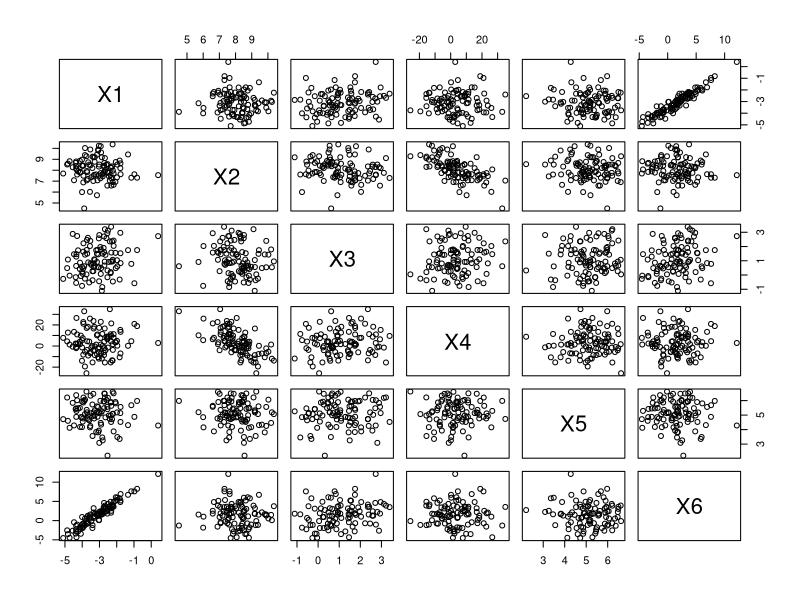
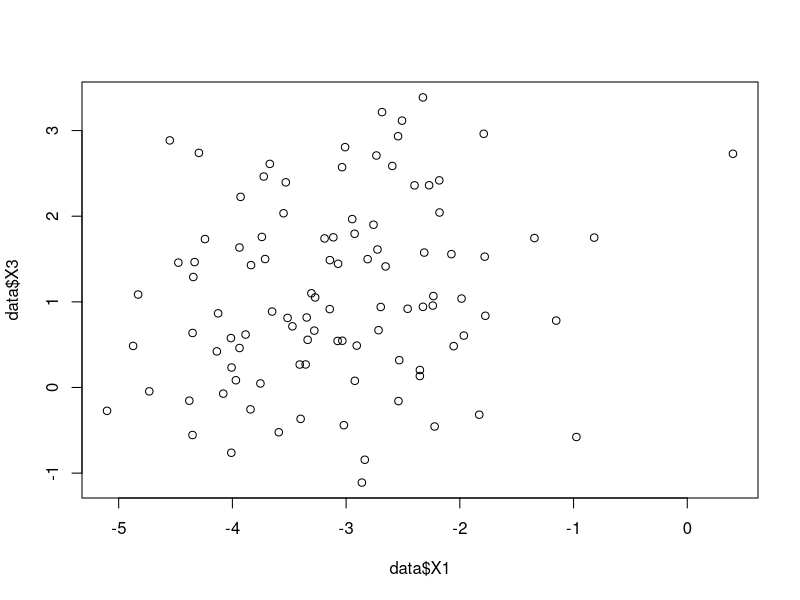
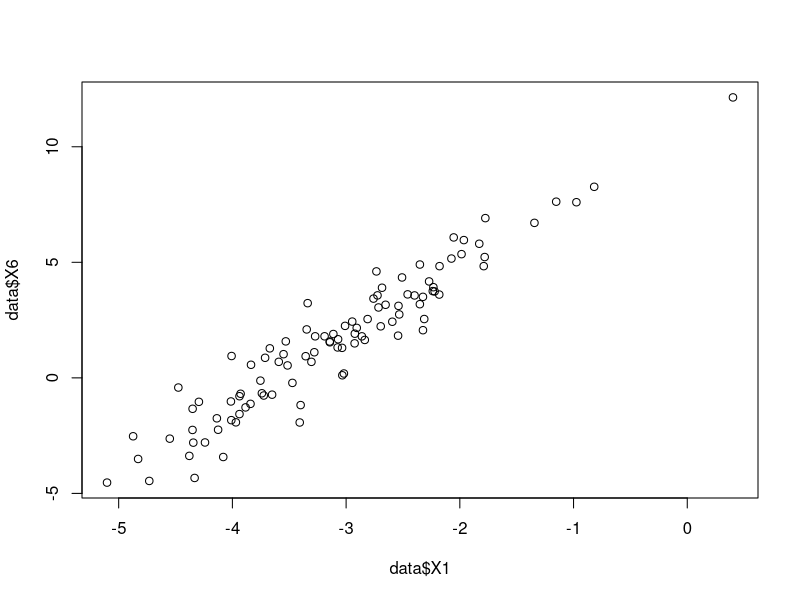

Reproduce these figures in R, in order.
library(mvtnorm)
set.seed(5)
cor_matrix =  matrix(c(1,0,0,0,0,3,
                       0,1,0,-7,0,0,
                       0,0,1,0,0,0,
                       0,-7,0,1,0,0,
                       0,0,0,0,1,0,
                       3,0,0,0,0,1), ncol=6)
data = data.frame(rmvnorm(100, mean=c(-3, 8, 1, 4, 5, 2), sigma=cor_matrix, method='chol'))
plot(data)

summary(lm(X6~., data=data))
summary(lm(X4~., data=data))

plot(data$X1,data$X3)
plot(data$X1,data$X6)

write.csv(data, file='mvn.csv')
